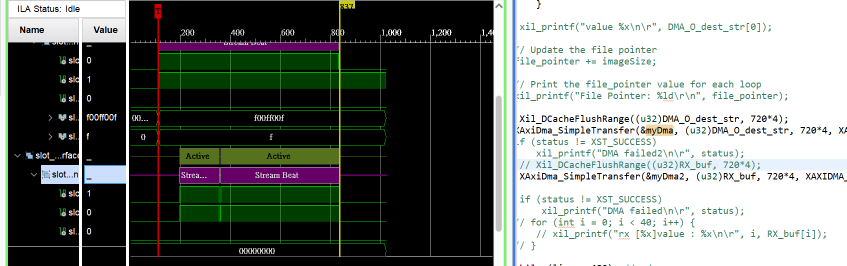
#> input picture HW10_SD_ORB_ILA/G01-SourceCode/DMA_720x4.bmp, 1693 x 532 px, given in place of MLIO.mp4, which was not available (shown at 1/2 size)
$ python mp4_TXT.py
#> lines starting #> are read from the running program, lines starting #| are printed output that depends on the picture
import cv2

# Define parameters
sec = 0
count = 0
frameRate = 0.05
video_start = 150
video_end = 450
input_video_path = 'MLIO.mp4'

# Open the video file
vidcap = cv2.VideoCapture(input_video_path)


# Function to rotate an image
def rotate_image(image, angle):
    rows, cols, _ = image.shape
    rotation_matrix = cv2.getRotationMatrix2D((cols / 2, rows / 2), angle, 1)
    rotated_image = cv2.warpAffine(image, rotation_matrix, (cols, rows))
    return rotated_image


# Function to resize an image
def resize_image(image, width, height):
    resized_image = cv2.resize(image, (width, height))
    return resized_image


# Function to process and save a frame
def process_and_save_frame(image, count):
    # Rotate the image
    rotated_image = rotate_image(image, 55)
    # Resize the image to 240x240
    resized_image = resize_image(rotated_image, 240, 240)
    # Save the processed frame as an image
    cv2.imwrite("rot_frame" + str(count) + ".jpg", resized_image)
    # Convert to grayscale
    rot_gray = cv2.cvtColor(resized_image, cv2.COLOR_BGR2GRAY)
    # Save pixel data to a text file
    with open('mp4_240x240_rotate.txt', 'a') as file:
        for row in rot_gray:
            file.write(', '.join(map(str, row))+ ', ')  # Write the pixel values in one row


# Main loop to process frames
while True:
    vidcap.set(cv2.CAP_PROP_POS_MSEC, sec * 1000)
    success, image = vidcap.read()
#> image is the input picture: shape (532, 1693, 3); mean B, G, R 115.3, 120.4, 115.1
    image = resize_image(image, 240, 240)
#> in resize_image, `resized_image = cv2.resize(image, (width, height))`:
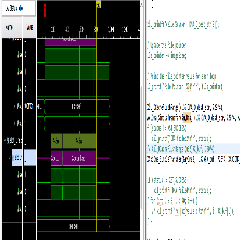
#> resized_image: shape (240, 240, 3); mean B, G, R 115.1, 120.4, 114.8
    if not success:
        break

    if video_end > count > video_start:
        # Save the original frame as an image
        cv2.imwrite("imageSlice" + str(count) + ".jpg", image)
        # Convert to grayscale
        gray = cv2.cvtColor(image, cv2.COLOR_BGR2GRAY)
        # Save pixel data to a text file
        with open('mp4_240x240.txt', 'a') as file:
            for row in gray:
                file.write(', '.join(map(str, row)) + ', ')  # Write the pixel values in one row

        # Process and save the rotate frame
        process_and_save_frame(image, count)

        cv2.imshow('G_slice', image)

    count += 1
    sec += frameRate

    if cv2.waitKey(1) & 0xFF == ord('q'):
#> (key q is pressed here)
        break

# Release video capture and close all OpenCV windows
vidcap.release()
cv2.destroyAllWindows()

$ run again, on HW10_SD_ORB_ILA/G01-SourceCode/ORB_trans1.bmp
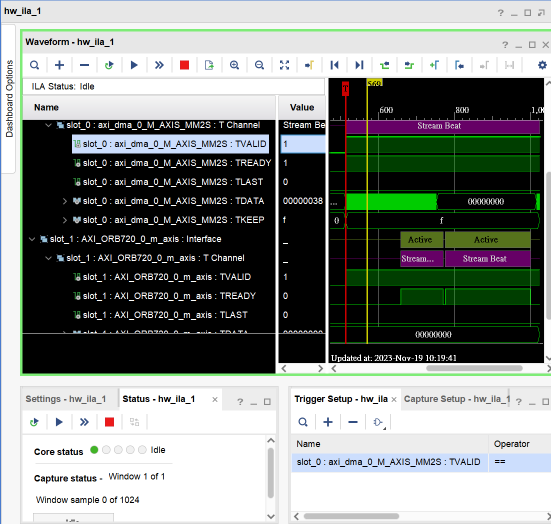
#> input picture HW10_SD_ORB_ILA/G01-SourceCode/ORB_trans1.bmp, 1101 x 1048 px, given in place of MLIO.mp4, which was not available (shown at 1/2 size)
#> image is the input picture: shape (1048, 1101, 3); mean B, G, R 134.4, 138.6, 133.5
#> in resize_image, `resized_image = cv2.resize(image, (width, height))`:
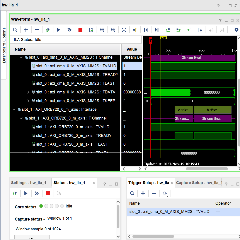
#> resized_image: shape (240, 240, 3); mean B, G, R 134.7, 138.9, 133.9

$ run again, on HW10_SD_ORB_ILA/G01-SourceCode/ORB_trans2.bmp
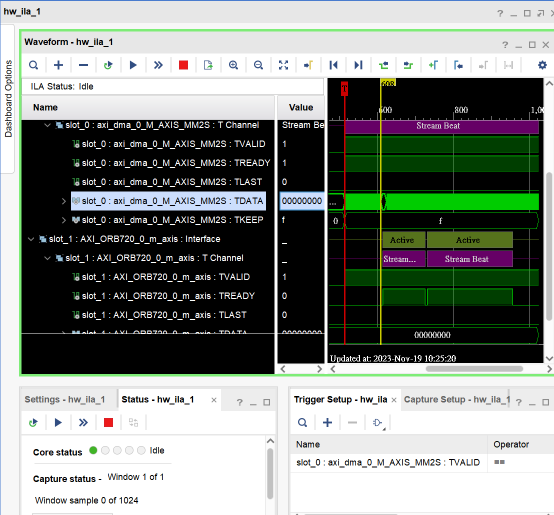
#> input picture HW10_SD_ORB_ILA/G01-SourceCode/ORB_trans2.bmp, 1108 x 1030 px, given in place of MLIO.mp4, which was not available (shown at 1/2 size)
#> image is the input picture: shape (1030, 1108, 3); mean B, G, R 132.9, 138.6, 132.8
#> in resize_image, `resized_image = cv2.resize(image, (width, height))`:
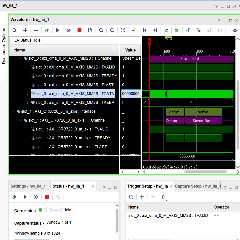
#> resized_image: shape (240, 240, 3); mean B, G, R 132.7, 138.2, 132.5

$ run again, on HW10_SD_ORB_ILA/G01-SourceCode/RxT720.bmp
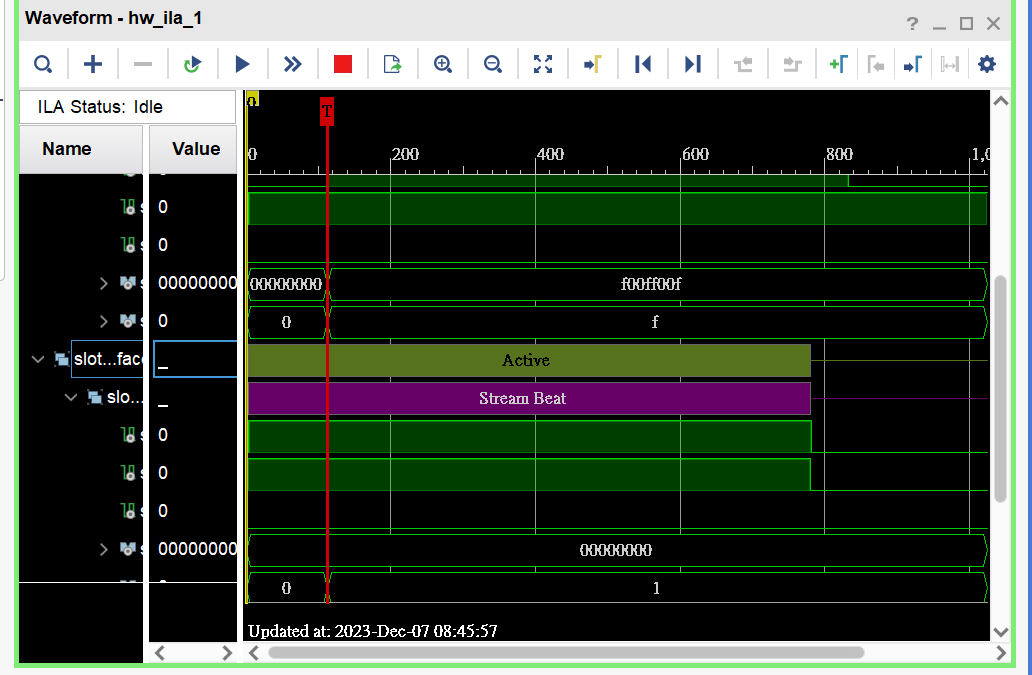
#> input picture HW10_SD_ORB_ILA/G01-SourceCode/RxT720.bmp, 1032 x 675 px, given in place of MLIO.mp4, which was not available
#> image is the input picture: shape (675, 1032, 3); mean B, G, R 66.7, 77.2, 68.4
#> in resize_image, `resized_image = cv2.resize(image, (width, height))`:
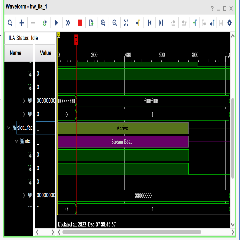
#> resized_image: shape (240, 240, 3); mean B, G, R 67.2, 78.2, 68.9
